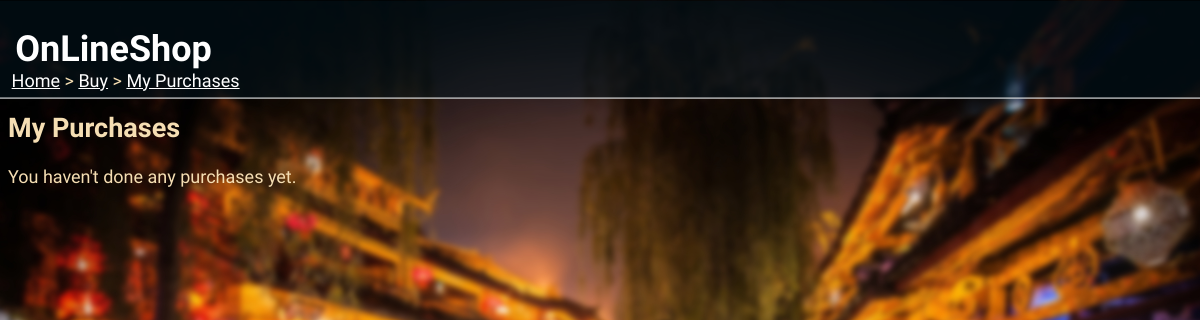
The app's page /buy/purchases/ (signed in), older data.
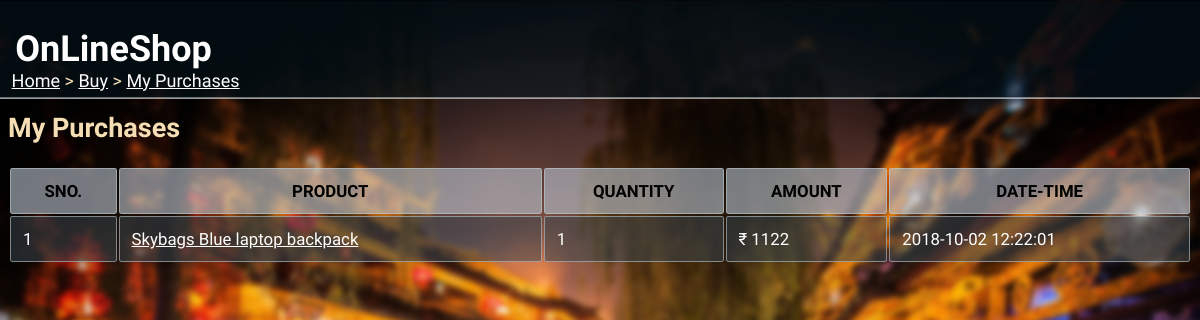
The same page, newer data.
### tables this page shows
CREATE TABLE orders(
orderID varchar(10) PRIMARY KEY,
custID REFERENCES customer(custID),
prodID REFERENCES product(prodID),
quantity integer check(quantity>=1),
date datetime not null,
cost_price decimal(9,2) NOT NULL,
sell_price decimal(9,2) NOT NULL,
status varchar(15) NOT NULL,
CHECK (cost_price < sell_price )
);

CREATE TABLE product(
prodID varchar(10) PRIMARY KEY,
name varchar(30) NOT NULL,
quantity integer CHECK(quantity>=0) NOT NULL,
category varchar(30) NOT NULL ,
cost_price decimal(9,2) NOT NULL,
sell_price decimal(9,2) NOT NULL,
description varchar(100),
sellID varchar(10) REFERENCES seller (sellID),
CHECK (sell_price>cost_price)
);

### __init__.py (the view)
@app.route("/buy/purchases/")
def my_purchases():
    if 'userid' not in session:
        return redirect(url_for('home'))
    if session['type']=="Seller":
        abort(403)
    res = cust_purchases(session['userid'])
    return render_template('my_purchases.html', purchases=res)

### dbaccess.py (called while the page is built)
def cust_purchases(custID):
    conn = sqlite3.connect('onlineshop.db')
    cur = conn.cursor()
    a = cur.execute("""SELECT o.prodID, p.name, o.quantity, o.sell_price, o.date
                       FROM orders o JOIN product p
                       WHERE o.prodID=p.prodID AND o.custID=? AND o.status='RECIEVED'
                       ORDER BY o.date DESC """, (custID,))
    res = [i for i in a]
    conn.close()
    return res

### templates/my_purchases.html (shortened to what this page needs)
<html>
<head>
  <link rel="stylesheet" href="{{url_for('static', filename='main.css')}}">
</head>
<body>
  <div class="sticky">
    <h1>OnLineShop</h1>
  </div>
  <div class="nav">
    <p><a href="/">Home</a> > <a href="/buy">Buy</a> > <a href="">My Purchases</a></p>
  </div>
  <h2>My Purchases</h2>
  {% if purchases|length==0 %}
  <p>You haven't done any purchases yet.</p>
  {% else %}
  <table>
    <tr>
      <th>SNO.</th><th>PRODUCT</th><th>QUANTITY</th><th>AMOUNT</th><th>DATE-TIME</th>
    </tr>
    {% set cnt={'val':1} %}
    {% for i in purchases %}
    <tr>
      <td>{{cnt['val']}}</td><td><a href="/viewproduct/{{i[0]}}">{{i[1]}}</a></td><td>{{i[2]}}</td>
      <td>₹ {{i[3]}}</td><td>{{i[4]}}</td>
    </tr>
    {% endfor %}
  </table>
  {% endif %}
</body>
</html>

### static/main.css (style rules this page uses)
div.sticky { position: -webkit-sticky; position: sticky; top: 0.2px; margin: -0.7vw; background-color: rgba(3, 22, 32, 0.5); color: white; padding: 0.3vw; font-size: 1.5vw; border-bottom: 1px solid white; font-family: 'Acme'; }
div.sticky h1 { padding-left:1vw; }
body { font-family:'K2D'; font-size: 1.5vw; background-image: url('background2.jpg'); background-size: cover; background-repeat: no-repeat; background-attachment: fixed; color: wheat; max-width: 100%; overflow-x: hidden; }
div.nav { position: fixed; display: block; top: 5vw; margin:-0.7vw; padding-left:1vw; border:none; overflow: hidden; }
div.nav a { text-decoration: underline; color: white; }
table { width: 100%; font-size: 1.4vw; }
th { border: 1px solid rgba(187, 203, 207, 0.589); border-radius: 0.2vw; padding: 1vw; text-align: center; background-color: rgba(185, 196, 206, 0.616); color: black; }
td { border: 1px solid rgba(187, 203, 207, 0.589); border-radius: 0.2vw; padding:1vw; text-align: left; background-color: rgba(60, 71, 80, 0.521); color: white; word-wrap: break-word; }
td a { text-decoration: underline; color: white; }
a { text-decoration: underline; color: white; }

Row changes from the older to the newer data that the page shows:
added orders: val "1", name "Skybags Blue laptop backpack", quantity "1", sell_price "1122", date "2018-10-02 12:22:01"
Text that changed along with them:
text no longer shown: "You haven't done any purchases yet."
text now shown: "SNO. PRODUCT QUANTITY AMOUNT DATE-TIME"
